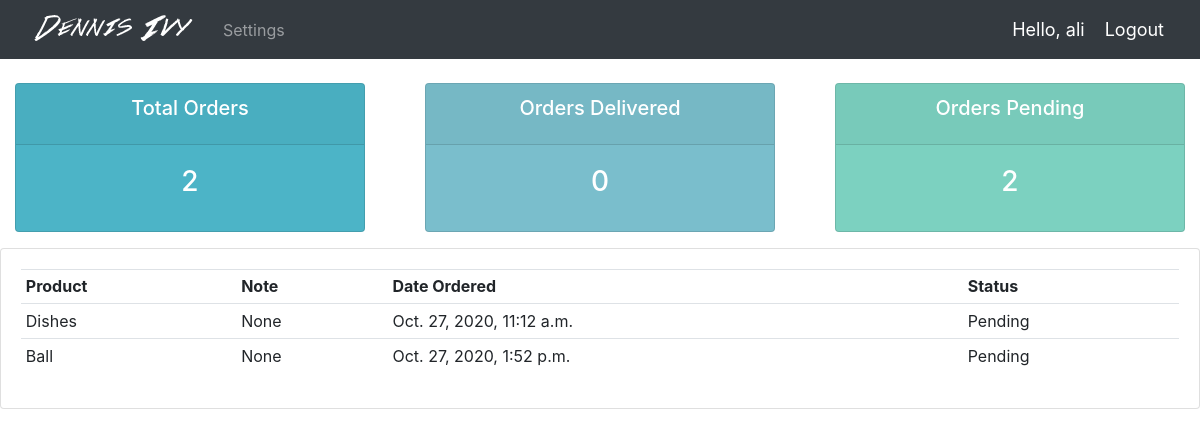
The app's page /user/ (signed in) with its own data.
### accounts/models.py (models this page shows, shortened)
class Order(models.Model):
    STATUS = (
        ('Pending', 'Pending'),
        ('Out for delivery', 'Out for delivery'),
        ('Delivered', 'Delivered'),
    )
    customer = models.ForeignKey(
        Customer, null=True, on_delete=models.SET_NULL)
    product = models.ForeignKey(
        Product, null=True, on_delete=models.SET_NULL)
    date_created = models.DateTimeField(auto_now_add=True, null=True)
    status = models.CharField(max_length=200, null=True, choices=STATUS)
    note = models.CharField(max_length=1000, null=True)

class Product(models.Model):
    CATEGORY = (
        ('indoor', 'indoor'),
        ('Out Door', 'Out Door'),
    )
    name = models.CharField(max_length=200, null=True)
    price = models.FloatField(null=True)
    category = models.CharField(max_length=200, null=True, choices=CATEGORY)
    discription = models.CharField(max_length=200, null=True, blank=True)
    date_created = models.DateTimeField(auto_now_add=True, null=True)
    tags = models.ManyToManyField(Tag)
    def __str__(self):
        return self.name

### accounts/decorators.py (the view)
        def wrapper_func(request, *args, **kwargs):
            group = None
            if request.user.groups.exists():
                group = request.user.groups.all()[0].name
            if group in allowed_roles:
                return view_func(request, *args, **kwargs)
            else:
                return HttpResponse('you are not authorized to view this page')

### accounts/views.py (called while the page is built)
@login_required(login_url='login')
@allowed_user(allowed_roles=['customer'])
def userPage(request):
    orders = request.user.customer.order_set.all()
    total_orders = orders.count()
    delivered = orders.filter(status='Delivered').count()
    pending = orders.filter(status='Pending').count()
    context = {'orders': orders, 'Total_orders': total_orders,
               'delivered': delivered, 'pending': pending}
    return render(request, 'accounts/user.html', context)

### accounts/templates/accounts/user.html
{% extends 'accounts/main.html' %}
{% block content %}
{% include 'accounts/status.html' %}
<div class="row">
    <div class="col-md">
        <div class="card card-body">
            <table class="table table-sm">
                <tr>
                    <th>Product</th>
                    <th>Note</th>
                    <th>Date Ordered</th>
                    <th>Status</th>
                </tr>
                {% for order in orders %}
                <tr>
                    <td>{{order.product}}</td>
                    <td>{{order.note}}</td>
                    <td>{{order.date_created}}</td>
                    <td>{{order.status}}</td>
                </tr>
                {% endfor %}
            </table>
        </div>
    </div>
</div>
{% endblock%}

### accounts/templates/accounts/navbar.html (shortened to what this page needs)
{% load static %}
<nav class="navbar navbar-expand-lg navbar-dark bg-dark">
    <img src="{% static 'images/logo.png' %}">
    <div class="collapse navbar-collapse" id="navbarNav">
      <ul class="navbar-nav">
        {% if request.user.is_staff %}
          <li class="nav-item active">
            <a class="nav-link" href="{% url 'home' %}">Dashboard</a>
          </li>
          <li class="nav-item">
            <a class="nav-link" href="{% url 'products' %}">Products</a>
          </li>
        {% else %}
        <li class="nav-item">
          <a class="nav-link" href="{% url 'account' %}">Settings</a>
        </li>
        {% endif %}
      </ul>
    </div>
    <span class="hello-msg">Hello, {{request.user}}    </span>
    <span ><a class="hello-msg" href="{%url 'logout' %}">  Logout</a></span>
  </nav>

### static/css/main.css (style rules this page uses)
body { background-color: #ebeff5; }

### accounts/templates/accounts/navbar.html (style rules this page uses)
.hello-msg { color:white; font-size: 18px; margin-right:20px; }

### records on screen
Order: product "Dishes", note "None", date_created "Oct. 27, 2020, 11:12 a.m.", status "Pending"
Order: product "Ball", note "None", date_created "Oct. 27, 2020, 1:52 p.m.", status "Pending"

### other values on screen
{{ request.user }} "ali"
{{ Total_orders }} "2"
{{ delivered }} "0"
{{ pending }} "2"
